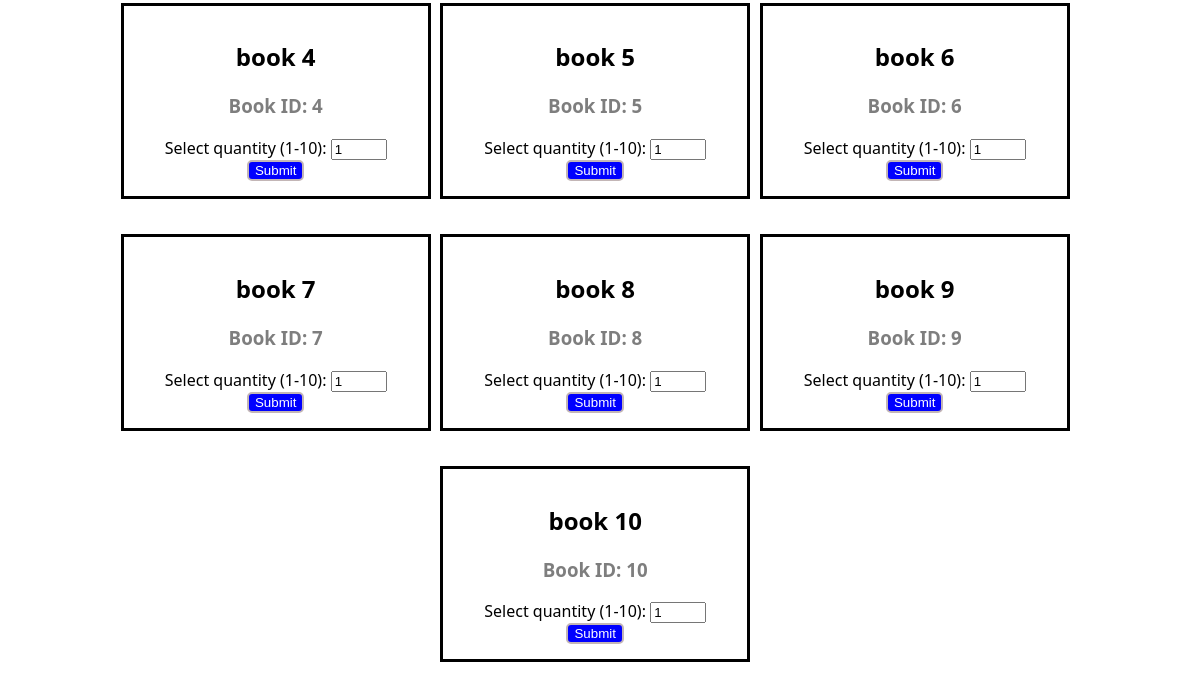
Before: / (lower part) with the older database file.
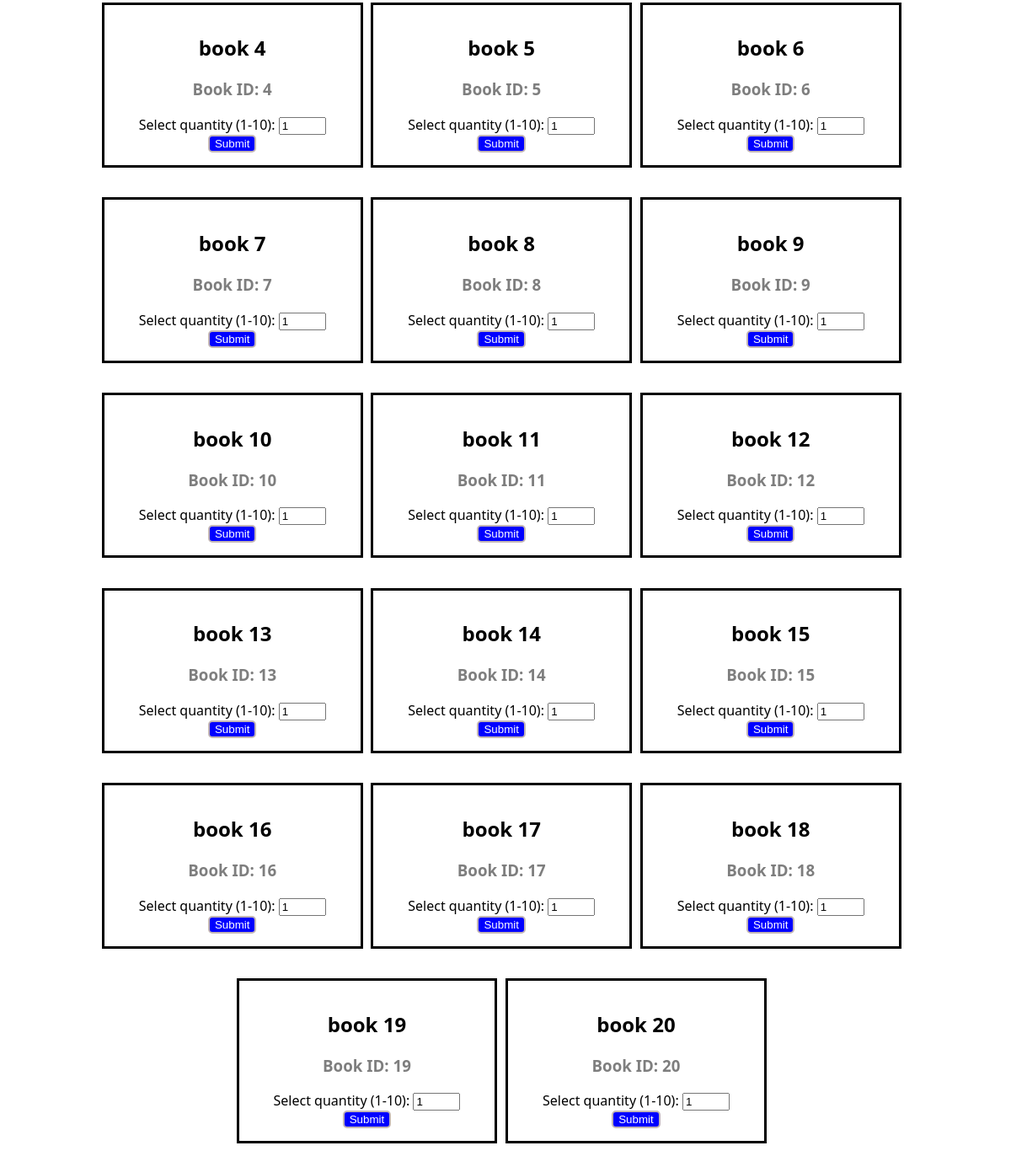
After: the same page with the newer database file.
### tables this page shows
CREATE TABLE books(
  id INTEGER PRIMARY KEY AUTOINCREMENT,
  title TEXT
);

### app.py (the view)
@app.route("/")
def index(scrollTo = None):
    books = db.execute('SELECT * FROM books')
    if scrollTo:
        return render_template('index.html', stylesheet = url_for('static', filename='styles/index.css'), books = books, scrollTo = scrollTo)
    return render_template('index.html', stylesheet = url_for('static', filename='styles/index.css'), books = books)

### templates/index.html (shortened to what this page needs)
{% extends 'outline.html' %}
{% block body %}
    <div class="books">
        {% for book in books %}
            <form action="/cart" method="post">
                    <div class="book" id="{{ book['id'] }}">
                        <h2>{{ book['title'] }}</h2>
                        <h3>Book ID: {{ book['id'] }}</h3>
                        <label for="quantity">Select quantity (1-10):</label>
                        <input type="number" name="quantity" min="1" max="10" value="1">
                        <button type="submit">Submit</button>
                    </div>
            </form>
        {% endfor %}
    </div>
{% endblock %}

### templates/outline.html (shortened to what this page needs)
<html lang="en">
<head>
    <link rel="stylesheet" href="{{ url_for('static', filename = 'styles/outline.css') }}">
    <link rel="stylesheet" href="{{ stylesheet }}">
</head>
<body>
    {% block body %}{% endblock %}
</body>
</html>

### static/styles/outline.css (style rules this page uses)
input[type="submit"], button[type="submit"] { border: 2px solid rgb(195, 182, 182); border-radius: 5px; background-color: blue; color: white; }

### static/styles/index.css (style rules this page uses)
.books { display: flex; font-family: 'Segoe UI', Tahoma, Geneva, Verdana, sans-serif; text-align: center; flex-wrap: wrap; justify-content: center; }
.book { border: 3px solid black; padding: 15px; margin: 3%; margin-left: 0%; }
.book h3 { opacity: 50%; }

Changed rows visible on the page:
added books: title "book 11", id "11"
added books: title "book 12", id "12"
added books: title "book 13", id "13"
added books: title "book 14", id "14"
added books: title "book 15", id "15"
added books: title "book 16", id "16"
added books: title "book 17", id "17"
added books: title "book 18", id "18"
added books: title "book 19", id "19"
added books: title "book 20", id "20"
